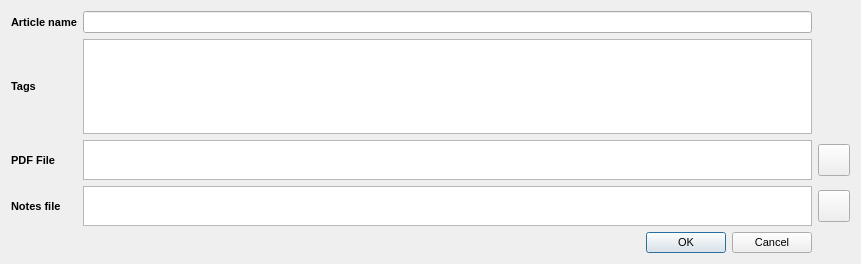
<?xml version="1.0" encoding="UTF-8"?>
<ui version="4.0">
 <class>Dialog</class>
 <widget class="QDialog" name="Dialog">
  <property name="geometry">
   <rect>
    <x>0</x>
    <y>0</y>
    <width>861</width>
    <height>264</height>
   </rect>
  </property>
  <property name="font">
   <font>
    <pointsize>8</pointsize>
   </font>
  </property>
  <property name="windowTitle">
   <string>Dialog</string>
  </property>
  <property name="windowIcon">
   <iconset resource="icons/ressource.qrc">
    <normaloff>:/_rc/article.ico</normaloff>:/_rc/article.ico</iconset>
  </property>
  <layout class="QGridLayout" name="gridLayout">
   <item row="0" column="0">
    <widget class="QLabel" name="lab_articleName">
     <property name="font">
      <font>
       <pointsize>8</pointsize>
       <weight>75</weight>
       <bold>true</bold>
      </font>
     </property>
     <property name="text">
      <string>Article name</string>
     </property>
    </widget>
   </item>
   <item row="0" column="1">
    <widget class="QLineEdit" name="le_articleName">
     <property name="text">
      <string/>
     </property>
    </widget>
   </item>
   <item row="1" column="0">
    <widget class="QLabel" name="lab_tags">
     <property name="font">
      <font>
       <pointsize>8</pointsize>
       <weight>75</weight>
       <bold>true</bold>
      </font>
     </property>
     <property name="text">
      <string>Tags</string>
     </property>
    </widget>
   </item>
   <item row="1" column="1">
    <widget class="QTextEdit" name="te_tags"/>
   </item>
   <item row="2" column="0">
    <widget class="QLabel" name="lab_pdfFile">
     <property name="font">
      <font>
       <pointsize>8</pointsize>
       <weight>75</weight>
       <bold>true</bold>
      </font>
     </property>
     <property name="text">
      <string>PDF File</string>
     </property>
    </widget>
   </item>
   <item row="2" column="1">
    <widget class="ListWidget" name="pdfFile">
     <property name="maximumSize">
      <size>
       <width>16777215</width>
       <height>40</height>
      </size>
     </property>
     <property name="toolTip">
      <string>Drag and drop the pdf file here!</string>
     </property>
     <property name="toolTipDuration">
      <number>-1</number>
     </property>
     <property name="whatsThis">
      <string>pdf</string>
     </property>
     <property name="accessibleName">
      <string/>
     </property>
    </widget>
   </item>
   <item row="2" column="2">
    <widget class="QPushButton" name="btn_pdfFile">
     <property name="minimumSize">
      <size>
       <width>32</width>
       <height>32</height>
      </size>
     </property>
     <property name="maximumSize">
      <size>
       <width>32</width>
       <height>32</height>
      </size>
     </property>
     <property name="toolTip">
      <string>To select a pdf File</string>
     </property>
     <property name="text">
      <string/>
     </property>
     <property name="icon">
      <iconset resource="icons/ressource.qrc">
       <normaloff>:/_rc/pdf_icon.png</normaloff>:/_rc/pdf_icon.png</iconset>
     </property>
    </widget>
   </item>
   <item row="3" column="0">
    <widget class="QLabel" name="lab_notesFile">
     <property name="font">
      <font>
       <pointsize>8</pointsize>
       <weight>75</weight>
       <bold>true</bold>
      </font>
     </property>
     <property name="text">
      <string>Notes file</string>
     </property>
    </widget>
   </item>
   <item row="3" column="1">
    <widget class="ListWidget" name="notesFile">
     <property name="maximumSize">
      <size>
       <width>16777215</width>
       <height>40</height>
      </size>
     </property>
     <property name="toolTip">
      <string>Drag and drop the notes file (.docx) here!</string>
     </property>
     <property name="toolTipDuration">
      <number>-1</number>
     </property>
     <property name="whatsThis">
      <string>notes</string>
     </property>
    </widget>
   </item>
   <item row="3" column="2">
    <widget class="QPushButton" name="btn_notesFile">
     <property name="minimumSize">
      <size>
       <width>32</width>
       <height>32</height>
      </size>
     </property>
     <property name="maximumSize">
      <size>
       <width>32</width>
       <height>32</height>
      </size>
     </property>
     <property name="toolTip">
      <string>To select a notes file (.docx)</string>
     </property>
     <property name="text">
      <string/>
     </property>
     <property name="icon">
      <iconset resource="icons/ressource.qrc">
       <normaloff>:/_rc/word_icon.png</normaloff>:/_rc/word_icon.png</iconset>
     </property>
    </widget>
   </item>
   <item row="4" column="1">
    <widget class="QDialogButtonBox" name="buttonBox">
     <property name="orientation">
      <enum>Qt::Horizontal</enum>
     </property>
     <property name="standardButtons">
      <set>QDialogButtonBox::Cancel|QDialogButtonBox::Ok</set>
     </property>
     <property name="centerButtons">
      <bool>false</bool>
     </property>
    </widget>
   </item>
  </layout>
 </widget>
 <customwidgets>
  <customwidget>
   <class>ListWidget</class>
   <extends>QListWidget</extends>
   <header>uis.listWidgetCustom</header>
  </customwidget>
 </customwidgets>
 <resources>
  <include location="icons/ressource.qrc"/>
 </resources>
 <connections>
  <connection>
   <sender>buttonBox</sender>
   <signal>accepted()</signal>
   <receiver>Dialog</receiver>
   <slot>accept()</slot>
   <hints>
    <hint type="sourcelabel">
     <x>248</x>
     <y>254</y>
    </hint>
    <hint type="destinationlabel">
     <x>157</x>
     <y>274</y>
    </hint>
   </hints>
  </connection>
  <connection>
   <sender>buttonBox</sender>
   <signal>rejected()</signal>
   <receiver>Dialog</receiver>
   <slot>reject()</slot>
   <hints>
    <hint type="sourcelabel">
     <x>316</x>
     <y>260</y>
    </hint>
    <hint type="destinationlabel">
     <x>286</x>
     <y>274</y>
    </hint>
   </hints>
  </connection>
 </connections>
</ui>
